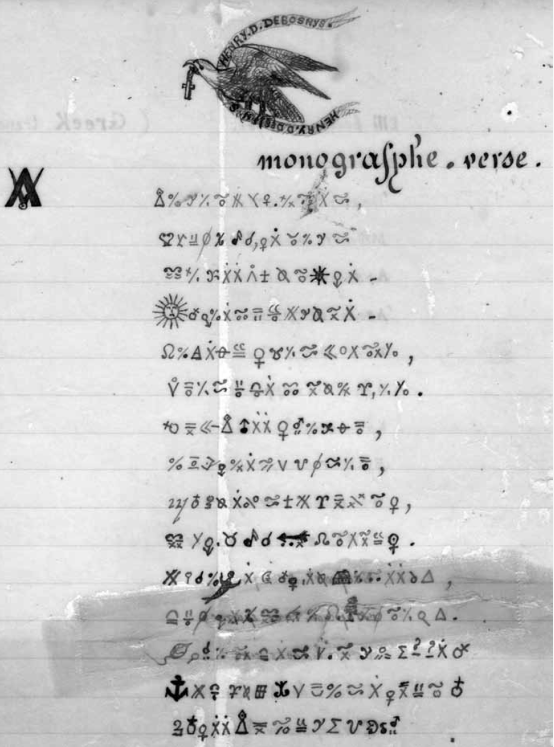
#> input picture debosnys/c4a.png, 1107 x 1493 px (shown at 1/2 size)
$ python segment.py
#> lines starting #> are read from the running program, lines starting #| are printed output that depends on the picture; after the words box and inside, x2 and y2 are one past the last pixel; in counts of white or black regions, pixels touching at a corner belong together
"""Segment the monographe verse into glyph images by vertical ink gaps, and make numbered contact sheets."""
import json, sys
import numpy as np
from PIL import Image, ImageDraw, ImageFont

# (image, x0, x1, y_center) per line; y windows chosen from the page layout
LINES = [('c4a.png', 295, 960, c) for c in [405, 478, 550, 625, 700, 775, 850, 925, 1000, 1078, 1152, 1230, 1300, 1378, 1450]] + \
        [('c4b.png', 340, 900, c) for c in [55, 125, 200, 275, 350]]


def ink(a, thr):
    return a < thr


def segment(img, x0, x1, yc, thr=120, gap=4, minw=3):
#> called with img = 'c4a.png', x0 = 295, x1 = 960, yc = 405, thr = 120, gap = 4, minw = 3
    a = np.array(Image.open(img).convert('L')).astype(int)
    win = a[yc - 38: yc + 34, x0:x1]
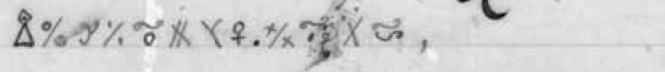
#> win: shape (72, 665) int64; min 4, max 254, mean 208.6
    m = ink(win, thr)
#> in ink, `return a < thr`:
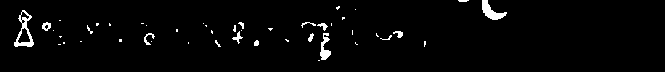
#> returned value: shape (72, 665) bool; 2.5% white; 46 white regions (34 under 20 px), largest, box (x1, y1, x2, y2) and area: (14, 10, 34, 47) 259, (482, 0, 507, 20) 224, (320, 33, 331, 60) 156
    col = m.sum(axis=0)
#> col = 665 values, max 31 at index 323, min 0 at index 0, mean 1.79
    runs, s = [], None
    for x, v in enumerate(col):
        if v > 0 and s is None: s = x
        if v == 0 and s is not None:
            runs.append([s, x]); s = None
#> this loop made 665 passes
#> v on passes 1 to 12: 0, 0, 0, 0, 0, 0, 0, 0, 0, 0, 0, 0
#> after the loop, runs = 33 pairs, first value 14 to 482, second value 34 to 507
    if s is not None: runs.append([s, len(col)])
    merged = []
    for r in runs:
        if merged and r[0] - merged[-1][1] < gap: merged[-1][1] = r[1]
        else: merged.append(r)
#> this loop made 33 passes
#> r on passes 1 to 12: [14, 34], [42, 51], [53, 54], [58, 62], [63, 65], [80, 82], [87, 93], [96, 99], [109, 111], [119, 122], [141, 155], [176, 178]
#> after the loop, merged = [[14, 34], [42, 54], [58, 65], [80, 82], [87, 99], [109, 111], [119, 122], [141, 155], [176, 178], [188, 189], [203, 207], [211, 221], [232, 244], [254, 259], [268, 273], [285, 289], [301, 332], [336, 345], [352, 358], [376, 403], [424, 426], [458, 469], [482, 507]]
    boxes = []
    for sx, ex in merged:
        sub = m[:, sx:ex]
        rows = np.where(sub.sum(axis=1) > 0)[0]
        if ex - sx < minw and len(rows) < 4: continue
        boxes.append((x0 + sx, yc - 38 + rows[0], x0 + ex, yc - 38 + rows[-1] + 1, int(sub.sum())))
#> this loop made 23 passes
#> (sx, ex, rows) on passes 2 to 11: (42, 54, [22, 23, 24, 25, 26, 27, 28, 29, 30]), (58, 65, [20, 36, 37, 42, 43, 44]), (80, 82, [41]), (87, 99, [23, 24, 25, 26, 27, 28, 29, 30, 31, 32, 33]), (109, 111, [23, 24, 25]), (119, 122, [39, 40, 41]), (141, 155, [23, 25, 33, 34, 35, 36, 37, 38, 39, 40, 41, 42, 43, 44]), (176, 178, [29, 30, 31]), (188, 189, [42, 43]), (203, 207, [23, 25, 26])
#> pass 1, in segment, `sub = m[:, sx:ex]`:
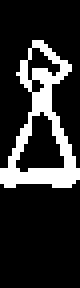
#> sub: shape (72, 20) bool (shown 4 times larger); 18% white; 1 white region, box (x1, y1, x2, y2) and area: (0, 10, 20, 47) 259
#> after the loop:
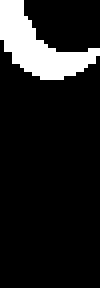
#> sub: shape (72, 25) bool (shown 4 times larger); 12.4% white; 1 white region, box (x1, y1, x2, y2) and area: (0, 0, 25, 20) 224
#> after the loop, boxes = 19 items, first 6: (309, 377, 329, 414, 259), (337, 389, 349, 398, 52), (353, 387, 360, 412, 13), (382, 390, 394, 401, 27), (414, 406, 417, 409, 9), (436, 390, 450, 412, 54)
    return boxes


def sheet(li, img, boxes, scale=3):
    im = Image.open(img).convert('L')
    tiles = []
    for k, (a, b, c, d, n) in enumerate(boxes):
        t = im.crop((a - 2, b - 2, c + 2, d + 2))
        t = t.resize((max(1, t.width * scale), max(1, t.height * scale)), Image.LANCZOS)
        tiles.append(t)
    W = sum(t.width + 24 for t in tiles) + 20; H = max(t.height for t in tiles) + 40
    out = Image.new('L', (W, H), 255); dr = ImageDraw.Draw(out); x = 10
    for k, t in enumerate(tiles):
        out.paste(t, (x, 30)); dr.text((x, 5), str(k), fill=0); x += t.width + 24
    out.save('glyphs/line%02d.png' % li)


if __name__ == '__main__':
    allb = {}
    for li, (img, x0, x1, yc) in enumerate(LINES, 1):
        b = segment(img, x0, x1, yc)
#> b has the same summary as boxes in segment
        allb[li] = b
        sheet(li, img, b)
#> the loop in sheet, `for k, (a, b, c, d, n) in enumerate(boxes):` made 19 passes
#> (a, b, c, d, n) on passes 1 to 12: (309, 377, 329, 414, 259), (337, 389, 349, 398, 52), (353, 387, 360, 412, 13), (382, 390, 394, 401, 27), (414, 406, 417, 409, 9), (436, 390, 450, 412, 54), (498, 390, 502, 394, 4), (506, 397, 516, 414, 23), (527, 389, 539, 411, 88), (549, 407, 554, 413, 25), (563, 395, 568, 398, 9), (580, 406, 584, 409, 7)
#> pass 1, in sheet, `t = t.resize((max(1, t.width * scale), max(1, t.height * scale)), Imag..`:
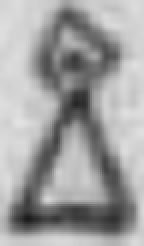
#> t: PIL image 72x123 L (shown 2 times larger); min 26, max 226, mean 160.7
#> pass 3, in sheet, `t = t.resize((max(1, t.width * scale), max(1, t.height * scale)), Imag..`:
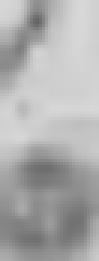
#> t: PIL image 33x87 L (shown 3 times larger); min 102, max 216, mean 173.7
#> after the loop in sheet, `for k, (a, b, c, d, n) in enumerate(boxes):`: tiles = 19 items
#> in sheet, `W = sum((t.width + 24 for t in tiles)) + 20`: W = 1361
#> in sheet, `H = max((t.height for t in tiles)) + 40`: H = 169
#> in sheet, `out = Image.new('L', (W, H), 255)`: out: PIL image 1361x169 L; every value is 255
#> the loop in sheet, `for k, t in enumerate(tiles):` made 19 passes
#> x on passes 1 to 12: 106, 178, 235, 307, 352, 430, 478, 544, 616, 667, 718, 766
#> after the loop in sheet, `for k, t in enumerate(tiles):`:
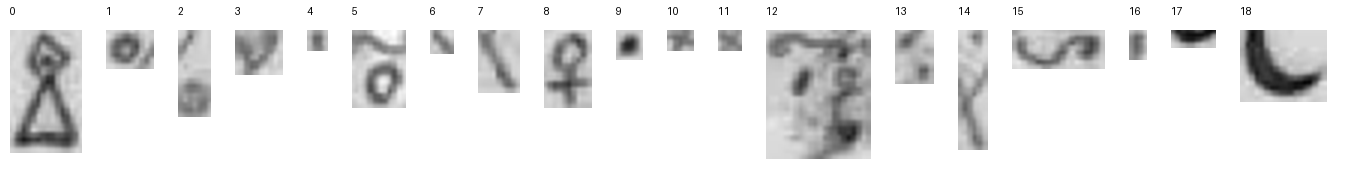
#> out: PIL image 1361x169 L; min 3, max 255, mean 230.7
#> after the loop in sheet, `for k, t in enumerate(tiles):`: x = 1351
        print(li, len(b), [bx[4] for bx in b])
#| 1 19 [259, 52, 13, 27, 9, 54, 4, 23, 88, 25, 9, 7, 259, 17, 10, 66, 10, 19, 224]
    json.dump({k: [list(map(int, x)) for x in v] for k, v in allb.items()}, open('glyphs/boxes.json', 'w'))
